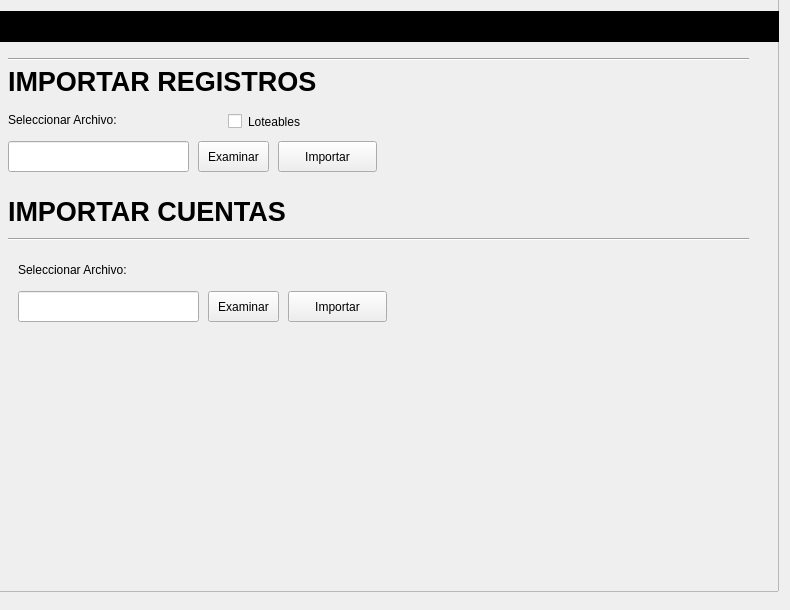
         <widget class="QWidget" name="p_importar">
          <widget class="QFrame" name="frame_16">
           <property name="geometry">
            <rect>
             <x>-2</x>
             <y>-9</y>
             <width>781</width>
             <height>601</height>
            </rect>
           </property>
           <property name="frameShape">
            <enum>QFrame::StyledPanel</enum>
           </property>
           <property name="frameShadow">
            <enum>QFrame::Raised</enum>
           </property>
           <widget class="Line" name="line_15">
            <property name="geometry">
             <rect>
              <x>10</x>
              <y>60</y>
              <width>741</width>
              <height>16</height>
             </rect>
            </property>
            <property name="orientation">
             <enum>Qt::Horizontal</enum>
            </property>
           </widget>
           <widget class="QLabel" name="label_71">
            <property name="geometry">
             <rect>
              <x>10</x>
              <y>120</y>
              <width>151</width>
              <height>17</height>
             </rect>
            </property>
            <property name="text">
             <string>Seleccionar Archivo:</string>
            </property>
           </widget>
           <widget class="QLineEdit" name="txt_importar_registros">
            <property name="geometry">
             <rect>
              <x>10</x>
              <y>150</y>
              <width>181</width>
              <height>31</height>
             </rect>
            </property>
           </widget>
           <widget class="QCheckBox" name="cbx_imp_registros">
            <property name="geometry">
             <rect>
              <x>230</x>
              <y>120</y>
              <width>99</width>
              <height>21</height>
             </rect>
            </property>
            <property name="styleSheet">
             <string notr="true">border-color: rgb(255, 255, 255);</string>
            </property>
            <property name="text">
             <string>Loteables</string>
            </property>
           </widget>
           <widget class="QPushButton" name="btn_importar_registros">
            <property name="geometry">
             <rect>
              <x>280</x>
              <y>150</y>
              <width>99</width>
              <height>31</height>
             </rect>
            </property>
            <property name="text">
             <string>Importar</string>
            </property>
           </widget>
           <widget class="Line" name="line_16">
            <property name="geometry">
             <rect>
              <x>10</x>
              <y>240</y>
              <width>741</width>
              <height>16</height>
             </rect>
            </property>
            <property name="orientation">
             <enum>Qt::Horizontal</enum>
            </property>
           </widget>
           <widget class="QLabel" name="label_98">
            <property name="geometry">
             <rect>
              <x>10</x>
              <y>200</y>
              <width>311</width>
              <height>41</height>
             </rect>
            </property>
            <property name="font">
             <font>
              <pointsize>20</pointsize>
              <weight>75</weight>
              <bold>true</bold>
             </font>
            </property>
            <property name="text">
             <string>IMPORTAR CUENTAS</string>
            </property>
           </widget>
           <widget class="QLineEdit" name="txt_archivo_cuentas">
            <property name="geometry">
             <rect>
              <x>20</x>
              <y>300</y>
              <width>181</width>
              <height>31</height>
             </rect>
            </property>
           </widget>
           <widget class="QPushButton" name="btn_importar_cuentas">
            <property name="geometry">
             <rect>
              <x>290</x>
              <y>300</y>
              <width>99</width>
              <height>31</height>
             </rect>
            </property>
            <property name="text">
             <string>Importar</string>
            </property>
           </widget>
           <widget class="QLabel" name="label_99">
            <property name="geometry">
             <rect>
              <x>20</x>
              <y>270</y>
              <width>151</width>
              <height>17</height>
             </rect>
            </property>
            <property name="text">
             <string>Seleccionar Archivo:</string>
            </property>
           </widget>
           <widget class="QPushButton" name="btn_archivo_cuentas">
            <property name="geometry">
             <rect>
              <x>210</x>
              <y>300</y>
              <width>71</width>
              <height>31</height>
             </rect>
            </property>
            <property name="text">
             <string>Examinar</string>
            </property>
           </widget>
           <widget class="QPushButton" name="btn_examinar_registros">
            <property name="geometry">
             <rect>
              <x>200</x>
              <y>150</y>
              <width>71</width>
              <height>31</height>
             </rect>
            </property>
            <property name="text">
             <string>Examinar</string>
            </property>
           </widget>
           <widget class="QFrame" name="frame_34">
            <property name="geometry">
             <rect>
              <x>0</x>
              <y>20</y>
              <width>781</width>
              <height>31</height>
             </rect>
            </property>
            <property name="styleSheet">
             <string notr="true">background-color:rgb(0, 0, 0)</string>
            </property>
            <property name="frameShape">
             <enum>QFrame::StyledPanel</enum>
            </property>
            <property name="frameShadow">
             <enum>QFrame::Raised</enum>
            </property>
            <widget class="QLabel" name="label_45">
             <property name="geometry">
              <rect>
               <x>10</x>
               <y>7</y>
               <width>191</width>
               <height>17</height>
              </rect>
             </property>
             <property name="font">
              <font>
               <weight>75</weight>
               <bold>true</bold>
              </font>
             </property>
             <property name="text">
              <string>IMPORTAR</string>
             </property>
            </widget>
           </widget>
           <widget class="QLabel" name="label_104">
            <property name="geometry">
             <rect>
              <x>10</x>
              <y>70</y>
              <width>311</width>
              <height>41</height>
             </rect>
            </property>
            <property name="font">
             <font>
              <pointsize>20</pointsize>
              <weight>75</weight>
              <bold>true</bold>
             </font>
            </property>
            <property name="text">
             <string>IMPORTAR REGISTROS</string>
            </property>
           </widget>
          </widget>
         </widget>
